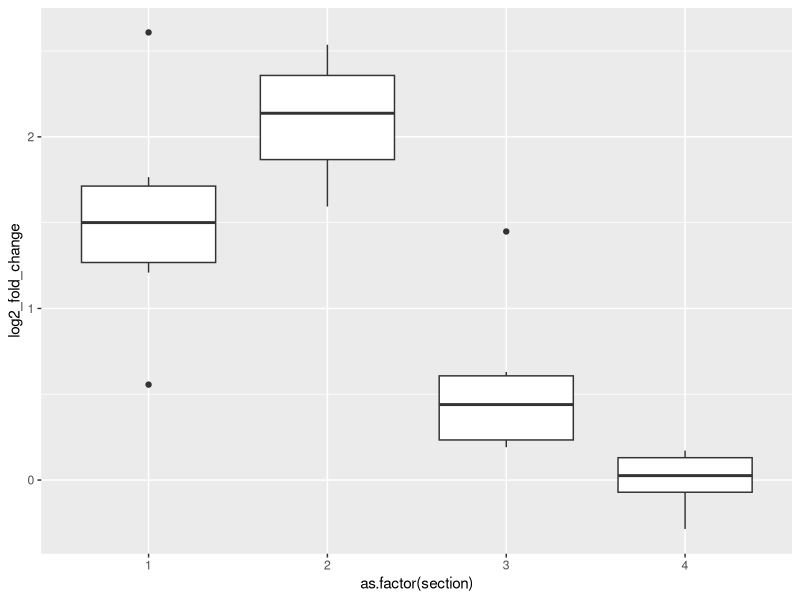

The R source for this figure:

library(ggplot2)
df_old = data.frame(log2_fold_change=c(-0.489797937,
                      0.510977961,
                      0.16315903,
                      1.562636622,
                      0.719269668,
                      0.398024938,
                      0.931474791,
                      1.332001248,
                      1.251857165,
                      1.49107416,
                      0.547994663,
                      0.785012712,
                      -0.506751667,
                      -0.416046869,
                      0.402595583,
                      -0.705561784,
                      -0.854565633,
                      -0.847802825,
                      -0.87445892,
                      -1.330698763,
                      -1.022396797,
                      -1.018015333,
                      -0.881538437,
                      -1.148443578
), section=c(1,1,1,1,1,1,2,2,2,2,2,2,3,3,3,3,3,3,4,4,4,4,4,4), rep=c(1,2,3,4,5,6,1,2,3,4,5,6,1,2,3,4,5,6,1,2,3,4,5,6))

df=df_old
df$log2_fold_change=df_old$log2_fold_change-mean(df_old[c(19,20,21,22,23,24),1])


df$section=as.factor(df$section)
df$rep=as.factor(df$rep)

model2=aov(log2_fold_change~section, data=df)
model3=lm(log2_fold_change~section, data=df)

p<-ggplot(df, aes(x=as.factor(section), y=log2_fold_change))  

p<- p + geom_boxplot()

#p + stat_summary(fun.y = mean, fun.ymin = mean, fun.ymax = mean,
#                 geom = "crossbar", width = 0.4)

p

#pairwise ttests
pairwise.t.test(df$log2_fold_change, df$section, p.adj = "bonf")

